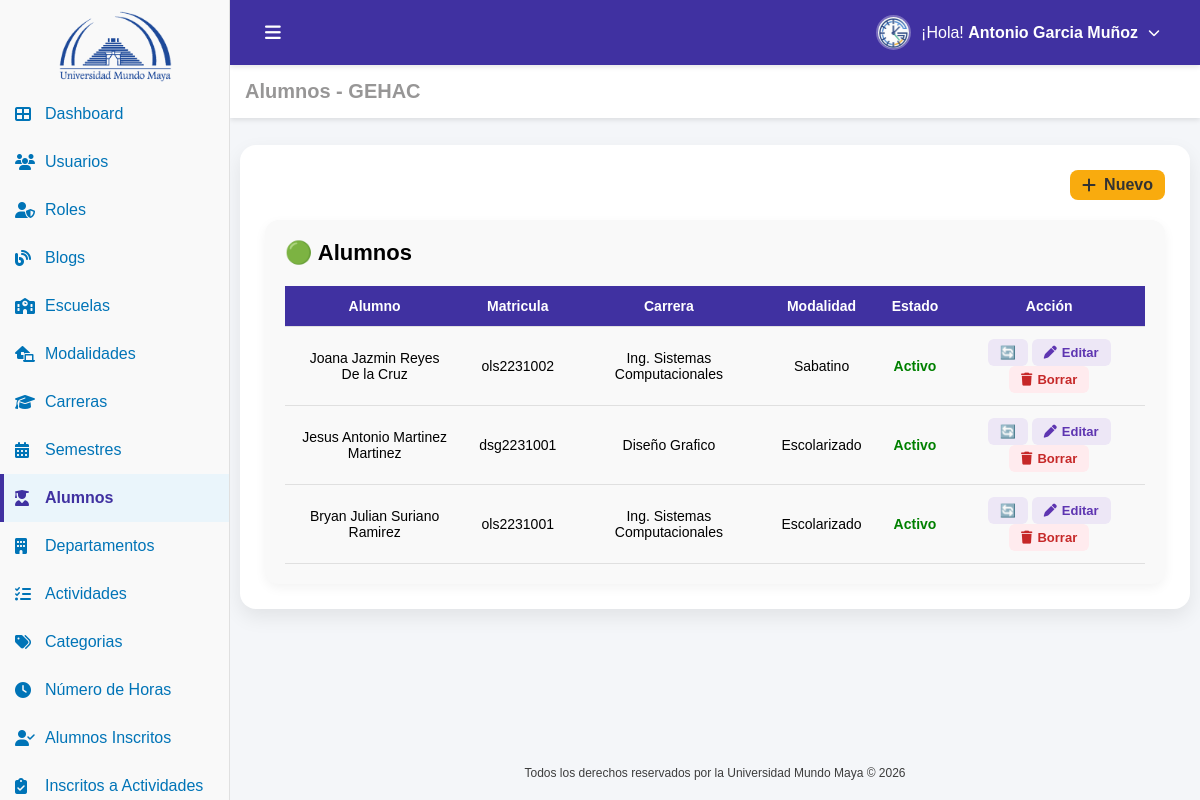
The page /alumnos.php (signed in) on the database its author committed.
### tables this page shows
CREATE TABLE IF NOT EXISTS `usuario` (
  `id_usuario` int NOT NULL AUTO_INCREMENT,
  `nombre` varchar(100) NOT NULL,
  `nombre_s` varchar(100) DEFAULT NULL,
  `apellido_p` varchar(100) DEFAULT NULL,
  `apellido_m` varchar(100) DEFAULT NULL,
  `matricula` varchar(100) DEFAULT NULL,
  `estado` tinyint(1) NOT NULL DEFAULT '1',
  `correo` varchar(100) NOT NULL,
  `password` varchar(100) NOT NULL,
  `id_carrera` int DEFAULT NULL,
  `id_modalidad` int DEFAULT NULL,
  `id_rol` int DEFAULT NULL,
  `fecha_registro` datetime DEFAULT CURRENT_TIMESTAMP,
  PRIMARY KEY (`id_usuario`) USING BTREE,
  UNIQUE KEY `correo` (`correo`),
  KEY `fk_usuario_carrera` (`id_carrera`) USING BTREE,
  KEY `fk_usuario_modalidad` (`id_modalidad`) USING BTREE,
  KEY `fk_usuario_rol` (`id_rol`) USING BTREE,
  CONSTRAINT `fk_usuario_carrera` FOREIGN KEY (`id_carrera`) REFERENCES `carrera` (`id_carrera`),
  CONSTRAINT `fk_usuario_modalidad` FOREIGN KEY (`id_modalidad`) REFERENCES `modalidad` (`id_modalidad`),
  CONSTRAINT `fk_usuario_rol` FOREIGN KEY (`id_rol`) REFERENCES `rol` (`id_rol`)
);

CREATE TABLE IF NOT EXISTS `carrera` (
  `id_carrera` int NOT NULL AUTO_INCREMENT,
  `nombre` varchar(100) NOT NULL,
  `revoe` varchar(50) NOT NULL,
  `fecha_registro` datetime DEFAULT (now()),
  PRIMARY KEY (`id_carrera`)
);

CREATE TABLE IF NOT EXISTS `modalidad` (
  `id_modalidad` int NOT NULL AUTO_INCREMENT,
  `nombre` varchar(100) NOT NULL,
  `horas_academicas` int NOT NULL DEFAULT '30',
  `horas_culturales` int NOT NULL DEFAULT '15',
  `fecha_registro` datetime DEFAULT (now()),
  PRIMARY KEY (`id_modalidad`)
);

### conf.php (called while the page is built, shortened)
<?php
function tiene_permiso($archivo_php, $accion = 'VER') {
    if (isset($_SESSION['permisos'][$archivo_php])) {
        return in_array($accion, $_SESSION['permisos'][$archivo_php]);
    }
    return false;
}

### auth.php (called while the page is built, shortened)
<?php
require_once('conf.php');
$id_usuario=$_SESSION['id_usuario'];
include('conexion.php');
$sql="
SELECT
u.nombre,
u.nombre_s,
u.apellido_p,
u.apellido_m,
u.correo,
u.id_rol,
u.id_carrera,
u.id_modalidad,
r.nombre AS rol
FROM usuario u
INNER JOIN rol r ON u.id_rol = r.id_rol
WHERE u.id_usuario=?
";
$stmt=$conn->prepare($sql);
$stmt->bind_param("i",$id_usuario);
$stmt->execute();
$result=$stmt->get_result();
if($result && $fila=$result->fetch_assoc()){
    $nombreCompleto=trim(
        $fila['nombre']." ".
        $fila['nombre_s']." ".
        $fila['apellido_p']." ".
        $fila['apellido_m']
    );
}else{
    $nombreCompleto="Usuario";
    $rol="Sin rol";
    $id_rol=0;
}
?>

### alumnos.php (the view, shortened to what this page needs)
<?php
include("auth.php");
include("conexion.php");
$sql = "SELECT a.id_usuario, a.nombre, a.nombre_s, a.apellido_p, a.apellido_m, a.matricula, a.estado,
               c.nombre AS carrera,
               d.nombre AS modalidad
        FROM usuario a
        LEFT JOIN carrera c ON a.id_carrera = c.id_carrera
        LEFT JOIN modalidad d ON a.id_modalidad = d.id_modalidad
        WHERE a.id_rol = 3
        ORDER BY a.id_usuario DESC";
$result = $conn->query($sql);
$usuarios = [];
if($result && $result->num_rows > 0) {
    while($fila = $result->fetch_assoc()) {
        $usuarios[] = $fila;
    }
}
?>
<!DOCTYPE html>
<html lang="es">
<head>
    <link rel="stylesheet" href="css/alumnos.css">
    <link href="https://cdn.jsdelivr.net/npm/remixicon@4.5.0/fonts/remixicon.css" rel="stylesheet"/>
    <link rel="stylesheet" href="https://cdnjs.cloudflare.com/ajax/libs/font-awesome/6.5.0/css/all.min.css">
</head>
<body>
    <div class="sidebar" id="sidebar">
        <a href="dashboard.php" class="logo-link">
            <div class="logo-container">
                <img src="img/uni_4.png" alt="Logo UMMA" class="logo">
            </div>
        </a>
        <ul>
            <li>
                <a href="dashboard.php" >
                    <i class="fas fa-th-large" ></i>
                    <span> Dashboard</span>
                </a>
            </li>
            <?php if (tiene_permiso('usuarios.php', 'VER')): ?>
            <li>
                <a href="usuarios.php" >
                    <i class="fas fa-users" ></i>
                    <span>Usuarios</span>
                </a>
            </li>
            <?php endif; ?>
            <?php if (tiene_permiso('roles.php', 'VER')): ?>
            <li>
                <a href="roles.php">
                    <i class="fas fa-user-shield" ></i>
                    <span>Roles</span>
                </a>
            </li>
            <?php endif; ?>
            <?php if (tiene_permiso('blogs.php', 'VER')): ?>
            <li>
                <a href="blogs.php"  >
                    <i class="fas fa-blog" ></i>
                    <span>Blogs</span>
                </a>
            </li>
            <?php endif; ?>
            <?php if (tiene_permiso('escuelas.php', 'VER')): ?>
            <li>
                <a href="escuelas.php" >
                    <i class="fas fa-school"></i>
                    <span>Escuelas</span>
                </a>
            </li>
            <?php endif; ?>
            <?php if (tiene_permiso('modalidades.php', 'VER')): ?>
            <li>
                <a href="modalidades.php" >
                    <i class="fas fa-laptop-house"  ></i>
                    <span>Modalidades</span>
                </a>
            </li>
            <?php endif; ?>
            <?php if (tiene_permiso('carreras.php', 'VER')): ?>
            <li>
                <a href="carreras.php" >
                    <i class="fas fa-graduation-cap" ></i>
                    <span>Carreras</span>
                </a>
            </li>
            <?php endif; ?>
            <?php if (tiene_permiso('semestres.php', 'VER')): ?>
            <li>
                <a href="semestres.php" >
                    <i class="fas fa-calendar-alt" ></i>
                    <span>Semestres</span>
                </a>
            </li>
            <?php endif; ?>
            <?php if (tiene_permiso('alumnos.php', 'VER')): ?>
            <li>
                <a href="alumnos.php" class="active">
                    <i class="fas fa-user-graduate" style="color:#4031a1"></i>
                    <span>Alumnos</span>
                </a>
            </li>
            <?php endif; ?>
            <?php if (tiene_permiso('departamentos.php', 'VER')): ?>
            <li>
                <a href="departamentos.php">
                    <i class="fas fa-building"></i>
                    <span>Departamentos</span>
                </a>
            </li>
            <?php endif; ?>
            <?php if (tiene_permiso('actividades.php', 'VER')): ?>
            <li>
                <a href="actividades.php">
                    <i class="fas fa-tasks"></i>
                    <span>Actividades</span>
                </a>
            </li>
            <?php endif; ?>
            <?php if (tiene_permiso('categorias.php', 'VER')): ?>
            <li>
                <a href="categorias.php">
                    <i class="fas fa-tags"></i>
                    <span>Categorias</span>
                </a>
            </li>
            <?php endif; ?>
            <?php if (tiene_permiso('horas.php', 'VER')): ?>
            <li>
                <a href="horas.php">
                    <i class="fas fa-clock"></i>
                    <span>Número de Horas</span>
                </a>
            </li>
            <?php endif; ?>
            <?php if (tiene_permiso('alumnos_inscritos.php', 'VER')): ?>
            <li>
                <a href="alumnos_inscritos.php">
                    <i class="fas fa-user-check"></i>
                    <span>Alumnos Inscritos</span>
                </a>
            </li>
            <?php endif; ?>
            <?php if (tiene_permiso('inscritos_actividades.php', 'VER')): ?>
            <li>
                <a href="inscritos_actividades.php">
                    <i class="fas fa-clipboard-check"></i>
                    <span>Inscritos a Actividades</span>
                </a>
            </li>
            <?php endif; ?>
        </ul>
    </div>
    <main class="contenido">
        <header class="top-header">
            <div class="header-left">
                <button id="toggle-btn">
                    <i class="fas fa-bars"></i>
                </button>
            </div>
            <div class="header-right">
                <ul>
                    <li class="submenu">
                        <a href="#" class="submenu-toggle">
                            <img src="img/gehac.png" alt="Usuario" class="menu-avatar">
                            <span>¡Hola! <strong> <?php echo $nombreCompleto; ?></strong></span>
                            <i class="fas fa-chevron-down submenu-arrow"></i>
                        </a>
                    </li>
                </ul>
            </div>
        </header>
        <section class="dashboard-section">
            <div class="header-title">
                <h3>Alumnos - GEHAC</h3>
            </div>
        </section>
        <section class="content-wrapper">
            <div class="card">
                <div class="products-header">
                    <?php if (tiene_permiso('alumnos.php', 'CREAR')): ?>
                        <a href="alumnos_crear.php" class="btn btn-primary">
                            <i class="fas fa-plus"></i>
                            <span>Nuevo</span>
                        </a>
                    <?php endif; ?>
                </div>
                <div class="estado-section">
                        <h2 class="estado-title title-proceso">
                            🟢 Alumnos
                        </h2>
                        <table id="tablaAlumnos" class="estado-table">
                            <thead>
                                <tr>
                                    <th>Alumno</th>
                                    <th>Matricula</th>
                                    <th>Carrera</th>
                                    <th>Modalidad</th>
                                    <th>Estado</th>
                                    <th>Acción</th>
                                </tr>
                            </thead>
                            <tbody>
                                <?php if(!empty($usuarios)): ?>
                                    <?php foreach($usuarios as $row): ?>
                                        <tr>
                                            <td>
                                                <?= htmlspecialchars($row['nombre']) ?>
                                                <?= !empty($row['nombre_s']) ? htmlspecialchars($row['nombre_s']) : '' ?>
                                                <?= !empty($row['apellido_p']) ? htmlspecialchars($row['apellido_p']) : '' ?>
                                                <?= !empty($row['apellido_m']) ? htmlspecialchars($row['apellido_m']) : '' ?>
                                            </td>
                                            <td>
                                                <?= htmlspecialchars($row['matricula']) ?>
                                            </td>
                                            <td>
                                                <?= htmlspecialchars($row['carrera']) ?>
                                            </td>
                                            <td>
                                                <?= htmlspecialchars($row['modalidad']) ?>
                                            </td>
                                            <td>
                                                <?php if ($row['estado'] == 1): ?>
                                                    <span style="color: green; font-weight: bold;">Activo</span>
                                                <?php else: ?>
                                                    <span style="color: red; font-weight: bold;">Inactivo</span>
                                                <?php endif; ?>
                                            </td>
                                            <td>
                                                <?php $id = (int)$row['id_usuario']; ?>
                                                <?php if (tiene_permiso('alumnos.php', 'EDITAR')): ?>
                                                    <a href="toggle_estado_usuarios.php?id=<?= $id ?>&estado=<?= $row['estado'] ?>" class="btn-edit">
                                                        🔄
                                                    </a>
                                                    <a href="alumnos_editar.php?id=<?= $id ?>" class="btn-edit">
                                                        <i class="fas fa-pen"></i>
                                                        <span>Editar</span>
                                                    </a>
                                                <?php endif; ?>
                                                <?php if (tiene_permiso('alumnos.php', 'BORRAR')): ?>
                                                    <a href="alumnos_borrar.php?id=<?= $id ?>"
                                                    class="btn-delete"
                                                    onclick="return confirm('¿Eliminar el Usuario: <?= htmlspecialchars($row['nombre']) ?>?')">
                                                        <i class="fas fa-trash"></i>
                                                        <span>Borrar</span>
                                                    </a>
                                                <?php endif; ?>
                                            </td>
                                        </tr>
                                    <?php endforeach; ?>
                                <?php endif; ?>
                            </tbody>
                        </table>
                    </div>
            </div>
        </section>
        <footer class="footer">
            <p class="copy">Todos los derechos reservados por la Universidad Mundo Maya © 2026</p>
        </footer>
    </main>
</body>
</html>

### rows shown on the page
usuario: nombreCompleto "Antonio Garcia Muñoz"
usuario: nombre "Joana", nombre_s "Jazmin", apellido_p "Reyes", apellido_m "De la Cruz", matricula "ols2231002", id_carrera.nombre "Ing. Sistemas Computacionales", id_modalidad.nombre "Sabatino", estado "Activo"
usuario: nombre "Jesus", nombre_s "Antonio", apellido_p "Martinez", apellido_m "Martinez", matricula "dsg2231001", id_carrera.nombre "Diseño Grafico", id_modalidad.nombre "Escolarizado", estado "Activo"
usuario: nombre "Bryan", nombre_s "Julian", apellido_p "Suriano", apellido_m "Ramirez", matricula "ols2231001", id_carrera.nombre "Ing. Sistemas Computacionales", id_modalidad.nombre "Escolarizado", estado "Activo"
